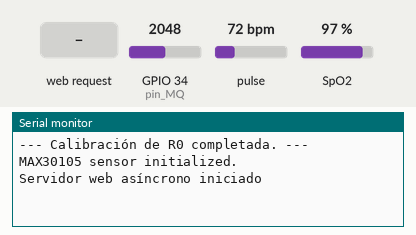
Recording of a sketch running on a simulated ESP32. Shown: the last lines printed to the serial monitor. The inputs (shaded band) are chosen by the test bench; at power-on: pulse 72 bpm, GPIO 34 (pin_MQ) = 2048, SpO2 97 % (analog values on the 0–4095 scale). WiFi joins after 1.5 s; servers stay silent unless stated; storage starts empty.

Above: at 14.0 s.
14.1 s: HTTP request GET /iniciar_medicion received
At 16.3 s:
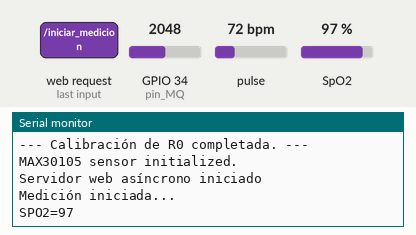
16.8 s: pulse set to 42 bpm
At 20.5 s:
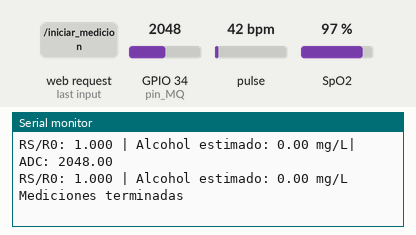

The sketch:

Codigo-AlcoholimetroWearable.ino
```cpp
#include <WiFi.h>
#include "esp_wpa2.h"
#include "esp_wifi.h"
#include <ESPAsyncWebServer.h>
#include <FS.h>
#include <SPIFFS.h>
#include <ArduinoJson.h>
#include <ESPmDNS.h>

#include "myMAX30102.h"
#include "myMQ3.h"

// ------------ Pines -----------
//#define ESP32C3
#ifdef ESP32C3
const int pin_MQ3 = 0;
const int pin_SDA = 8;
const int pin_SCL = 9;
#else
const int pin_MQ = 34; // VP
const int pin_SDA = 25;
const int pin_SCL = 26;
#endif

// Credenciales de Wi-Fi
//#define UAA
#ifdef UAA
const char* ssid = "RI-UAA";
const char* id = "al262931";
const char* password = "Cewo3317";
#else
//const char* ssid = "Melissa Galaxy A30";
//const char* password = "isue7235";
const char* ssid = "WiFi Gamer";
const char* password = "12345678";
#endif

// El nombre pagina web
const char* host = "alcoholimetro"; // http://alcoholimetro.local

AsyncWebServer server(80);

void iniciarMedicionSensores();
volatile bool medicionEnCurso = false;
volatile float ultimaOxigenacion = 0.0;
volatile int ultimoPulso = 0;
volatile float ultimoAlcohol = 0.0;

//________________________________________________________________________________ setup()
void setup() {
  Serial.begin(115200);
  delay(10);
 // ___________________________________________________________ SPIFFS begin
  Serial.println("Verificando SPIFFS");
  if (!SPIFFS.begin()) {
    Serial.println("¡Error al montar SPIFFS!");
    //ESP.restart(); // Reinicia si SPIFFS falla
  }else Serial.println("SPIFFS montadas");
  // ___________________________________________________________ WiFi begin
#ifdef UAA
    Serial.println();
    Serial.print("Connecting to Enterprise Network: ");
    Serial.println(ssid);

    WiFi.disconnect(true); // Disconnect from any previous connection
    WiFi.mode(WIFI_STA);   // Set WiFi to station mode

    // --- WPA2 Enterprise configuration ---
    // These functions are from esp_wpa2.h and interact with the underlying IDF
    esp_wifi_sta_wpa2_ent_set_identity((uint8_t *)id, strlen(id));
    esp_wifi_sta_wpa2_ent_set_username((uint8_t *)id, strlen(id)); // Often identity and username are the same for PEAP
    esp_wifi_sta_wpa2_ent_set_password((uint8_t *)password, strlen(password));

    esp_wifi_sta_wpa2_ent_enable(); // Enable WPA2 Enterprise mode

    WiFi.begin(ssid); // Start connection to the SSID
#else
  WiFi.begin(ssid, password);
#endif
  Serial.print("Conectando a Wi-Fi");
  while (WiFi.status() != WL_CONNECTED) {
    delay(500);
    Serial.print(".");
  }
  Serial.println("");
  Serial.println("✅ ¡Conectado exitosamente!");
  Serial.print("📶 IP local asignada: ");
  Serial.println(WiFi.localIP());
  Serial.print("RRSI: ");
  Serial.println(WiFi.RSSI());
  // ___________________________________________________________ mDNS
  if (!MDNS.begin(host)) {
    Serial.println("Error configurando el respondedor mDNS.");
    while(1) { // Detener si no se puede iniciar mDNS
      delay(1000);
    }
  }
  Serial.print("mDNS iniciado. Puedes acceder desde http://");
  Serial.print(host);
  Serial.println(".local");

  initMQ3();
  initMAX30102();

  // ___________________________________________________________ Server begin (con AsyncWebServer)

  // Manejar el archivo raíz (index.html)
  server.on("/", HTTP_GET, [](AsyncWebServerRequest *request){
    request->send(SPIFFS, "/index.html", "text/html");
  });

  // Manejar style.css
  server.on("/style.css", HTTP_GET, [](AsyncWebServerRequest *request){
    request->send(SPIFFS, "/style.css", "text/css");
  });

  // Manejar script.js
  server.on("/script.js", HTTP_GET, [](AsyncWebServerRequest *request){
    request->send(SPIFFS, "/script.js", "application/javascript");
  });

  // Ruta para INICIAR la medición
  server.on("/iniciar_medicion", HTTP_GET, [](AsyncWebServerRequest *request){
    if (!medicionEnCurso) { // Solo iniciar si no hay una medición en curso
      medicionEnCurso = true;
      request->send(200, "application/json", "{\"status\":\"iniciando\"}");
    } else {
      request->send(200, "application/json", "{\"status\":\"en_curso\"}");
    }
  });

  // Manejar la ruta para obtener datos de los sensores
  // Ruta para OBTENER el ESTADO y los DATOS de la medición
  server.on("/obtener_datos", HTTP_GET, [](AsyncWebServerRequest *request){
    StaticJsonDocument<200> jsonDocument;

    if (medicionEnCurso) {
      jsonDocument["status"] = "midiendo";
    } else {
      jsonDocument["status"] = "completado";
      jsonDocument["oxigenacion"] = ultimaOxigenacion;
      jsonDocument["pulso"] = ultimoPulso;
      jsonDocument["alcohol"] = ultimoAlcohol;
    }

    String jsonString;
    serializeJson(jsonDocument, jsonString);
    request->send(200, "application/json", jsonString);
  });

  // Manejar rutas no encontradas
  server.onNotFound([](AsyncWebServerRequest *request){
    request->send(404, "text/plain", "404: Not found");
  });

  // Manejar rutas no encontradas
  server.onNotFound(notFound);

  server.begin();
  Serial.println("Servidor web asíncrono iniciado");
}

void iniciarMedicionSensores() {
  Serial.println("Medición iniciada...");
  ultimaOxigenacion = leerSpO2();
  ultimoPulso = leerPulso();
  ultimoAlcohol = leerAlcohol();
  medicionEnCurso = false;
  Serial.println("Mediciones terminadas");

}

//________________________________________________________________________________ loop()
void loop() {
  if(medicionEnCurso)
   iniciarMedicionSensores();
}

// Función para manejar rutas no encontradas
void notFound(AsyncWebServerRequest *request) {
  request->send(404, "text/plain", "404: Not found");
}
```

myMAX30102.cpp
```cpp
#include "myMAX30102.h"

extern const int pin_SDA = 25;
extern const int pin_SCL = 26;

MAX30105 particleSensor;
byte rates[RATE_SIZE];
byte rateSpot = 0;
long lastBeat = 0;

uint32_t irBuffer[100]; // infrared LED sensor data
uint32_t redBuffer[100]; // red LED sensor data
int32_t bufferLength; //data length

//________________________________________________________________________________ initMAX30102()
void initMAX30102()
{
  Wire.begin(pin_SDA, pin_SCL);
  if (!particleSensor.begin(Wire, I2C_SPEED_STANDARD)) {
    Serial.println("MAX30102 sensor not found. Check wiring.o");
    while (1);
  }

  Serial.println("MAX30105 sensor initialized.");
  particleSensor.setup(); //Configure sensor with these settings
  particleSensor.setPulseAmplitudeRed(0x0A);
  particleSensor.setPulseAmplitudeIR(0x0A);

  // Read the first 100 samples, and determine the signal range
  bufferLength = 100; // Buffer length of 100 stores 4 seconds of samples running at 25sps
  for (byte i = 0 ; i < bufferLength ; i++)
  {
    while (particleSensor.available() == false) //do we have new data?
      particleSensor.check(); //Check the sensor for new data

    redBuffer[i] = particleSensor.getRed();
    irBuffer[i] = particleSensor.getIR();
    particleSensor.nextSample(); //We're finished with this sample so move to next sample
  }
}

//________________________________________________________________________________ leerPulso()
// ------------ Función para leer BPM -------------
int leerPulso() {
  int beatAvg;
  for(int i=0; i<350; i++)
  {
    long irValue = particleSensor.getIR();
    float beatsPerMinute;
    bool isFingerDetected = false; // To track if a finger is on the sensor

    if (checkForBeat(irValue)) {
      long delta = millis() - lastBeat;
      lastBeat = millis();
      beatsPerMinute = 60 / (delta / 1000.0);
      if (beatsPerMinute < 255 && beatsPerMinute > 20) {
        rates[rateSpot++] = (byte)beatsPerMinute;
        rateSpot %= RATE_SIZE;
        beatAvg = 0;
        for (byte x = 0; x < RATE_SIZE; x++) {
          beatAvg += rates[x];
        }
        beatAvg /= RATE_SIZE;
        isFingerDetected = true;
      }
    }

    /*Serial.print("IR=");
    Serial.print(irValue);
    Serial.print(", BPM=");
    Serial.print(beatsPerMinute);
    Serial.print(", Avg BPM=");
    Serial.print(beatAvg);*/
    if (irValue < 5000) { // Adjust this threshold if needed
        isFingerDetected = false;
       // Serial.print(" No finger?");
    }
    if(beatAvg > 220){
      beatAvg = 0;
      Serial.print("Fuera de rango");
    }
  }

  Serial.print("Avg BPM=");
  Serial.println(beatAvg);
  return beatAvg;
}

//________________________________________________________________________________ leerSpO2())
int32_t leerSpO2() {
  int32_t spo2; //SPO2 value
  for(int i=0; i<4; i++){
    int8_t validSPO2; //indicator to show if the SPO2 calculation is valid
    int32_t heartRate; //heart rate value
    int8_t validHeartRate; //indicator to show if the heart rate calculation is valid
    //Dumping the first 25 sets of samples in the memory and shift the last 75 sets of samples to the top
    for (byte i = 25; i < 100; i++)
    {
      redBuffer[i - 25] = redBuffer[i];
      irBuffer[i - 25] = irBuffer[i];
    }

    //Take 25 sets of samples before calculating the heart rate.
    for (byte i = 75; i < 100; i++)
    {
      while (particleSensor.available() == false) //do we have new data?
        particleSensor.check(); //Check the sensor for new data

      redBuffer[i] = particleSensor.getRed();
      irBuffer[i] = particleSensor.getIR();
      particleSensor.nextSample(); // We're finished with this sample so move to next sample
    }
  /* Serial.print(F(", HR="));
      Serial.print(heartRate, DEC);
      Serial.print(F(", HRvalid="));
      Serial.print(validHeartRate, DEC);
      Serial.print(F(", SPO2="));
      Serial.print(spo2, DEC);
      Serial.print(F(", SPO2Valid="));
      Serial.print(validSPO2, DEC);
    */

    //After gathering 25 new samples recalculate HR and SP02
    maxim_heart_rate_and_oxygen_saturation(irBuffer, bufferLength, redBuffer, &spo2, &validSPO2, &heartRate, &validHeartRate);
  }

  Serial.print("SPO2=");
  Serial.println(spo2, DEC);

  return spo2;
}
```

myMAX30102.h
```cpp
#ifndef MYMAX30102_H
#define MYMAX30102_H

// INCLUDES
#include <Arduino.h>
#include <Wire.h>
#include "MAX30105.h"
#include "heartRate.h"
#include "spo2_algorithm.h"

// ------------ DEFINES -------------
#define MAX_BRIGHTNESS 255
const byte RATE_SIZE = 4;

// ------------- FUNCTIONS ----------
void initMAX30102();
int leerPulso();
int32_t leerSpO2();

#endif /*myMAX30102.h*/
```

myMQ3.cpp
```cpp
#include "myMQ3.h"

extern int pin_MQ3;
float R0_clean_air = 0.0;      // Variable para almacenar la resistencia del sensor en aire limpio (R0)

//________________________________________________________________________________ floatMap()
float map_float(float x, float in_min, float in_max, float out_min, float out_max) {
  return (x - in_min) * (out_max - out_min) / (in_max - in_min) + out_min;
}

//________________________________________________________________________________ initMQ3()
void initMQ3(){
    analogReadResolution(12); // Configura la resolución del ADC a 12 bits (0-4095)

    Serial.println("Iniciando calibración de R0...");
    Serial.println("Asegura que el sensor MQ-3 esté en aire limpio.");

    // --- CALIBRACIÓN DE R0 (Resistencia del sensor en aire limpio) ---
    float sum_adc_clean = 0;
    int num_readings = 200; // Tomamos más lecturas para un promedio más estable

    for (int x = 0; x < num_readings; x++) {
        sum_adc_clean += analogRead(pin_MQ);
        Serial.print("ADC en aire limpio: ");
        Serial.println(analogRead(pin_MQ));
        delay(50); // Pequeño retardo entre lecturas
    }
    float avg_adc_clean = sum_adc_clean / num_readings;
    float voltage_clean = avg_adc_clean * (VCC_VOLTAGE / 4095.0); // Convertimos el promedio a voltaje

    // Calcular R0 (resistencia del sensor en aire limpio)
    if (voltage_clean < 0.001)
        voltage_clean = 0.001; // Umbral de seguridad
    R0_clean_air = RL * ((VCC_VOLTAGE / voltage_clean) - 1);

    Serial.print("Promedio ADC en aire limpio: ");
    Serial.print(avg_adc_clean);
    Serial.print(" | Voltaje en aire limpio: ");
    Serial.print(voltage_clean, 3);
    Serial.print("V | R0 calculado: ");
    Serial.print(R0_clean_air, 2);
    Serial.println(" kOhms");
    Serial.println("--- Calibración de R0 completada. ---");
}

//________________________________________________________________________________ leerAlcohol()
float leerAlcohol(){
  float current_adc, current_voltage, RS_current, RSR0_ratio, alcohol_mg_per_L;
  float sum_alcohol = 0;
  const int muestras = 150;

  for(int i=0; i<muestras; i++){
    current_adc = analogRead(pin_MQ);
    current_voltage = current_adc * (VCC_VOLTAGE / 4095.0);

    if (current_voltage < 0.001){
      current_voltage = 0.001;
      }
    RS_current = RL * ((VCC_VOLTAGE / current_voltage) - 1);
    RSR0_ratio = RS_current / R0_clean_air;

    alcohol_mg_per_L = map_float(RSR0_ratio, RSR0_at_0_mg_L, RSR0_at_10_mg_L, 0.0, 10.0);
    // Add boundary conditions to prevent readings outside your defined range
    if (alcohol_mg_per_L < 0.0) {
      alcohol_mg_per_L = 0.0; // Cannot have negative alcohol concentration
    }
    if (alcohol_mg_per_L > 10.0) {
      alcohol_mg_per_L = 10.0; // Sensor saturates at 10 mg/L
    }
    sum_alcohol += alcohol_mg_per_L;

    Serial.print("RS/R0: ");
    Serial.print(RSR0_ratio, 3);
    Serial.print(" | Alcohol estimado: ");
    Serial.print(alcohol_mg_per_L, 2);
    Serial.print(" mg/L");
    Serial.print("| ADC: ");
    Serial.println(current_adc);
    delay(5);
  }

  float avg_alcohol = sum_alcohol / muestras;

  Serial.print("RS/R0: ");
  Serial.print(RSR0_ratio, 3);
  Serial.print(" | Alcohol estimado: ");
  Serial.print(avg_alcohol, 2);
  Serial.println(" mg/L");

  return avg_alcohol;
}
```

myMQ3.h
```cpp
#ifndef MYMQ3_H
#define MYMQ3_H

// INCLUDES
#include <Arduino.h>

// ------------ VARS AND DEFINES -------------
// Definiciones necesarias para el cálculo de R0
extern const int pin_MQ;       // GPIO al que está conectado el sensor MQ-3
const float VCC_VOLTAGE = 3.3; // Voltaje de alimentación de tu ESP32
const float RL = 10.0;         // Resistencia de carga en kOhms

// Define your calibration points:
const float RSR0_at_0_mg_L = 1.0;  // Your clean air RSR0 ratio
const float RSR0_at_10_mg_L = 0.8; // Your RSR0 ratio at 10 mg/L saturation


// ------------- FUNCTIONS ----------
float map_float(float x, float in_min, float in_max, float out_min, float out_max);
void initMQ3();
float leerAlcohol();

#endif /*myMQ3.h*/
```

Measured:
- after the input at 14.1 s, the serial monitor: prints a new line at once (image 1)
- after the input at 16.8 s, the serial monitor: prints a new line after 2.1 s (image 2)
